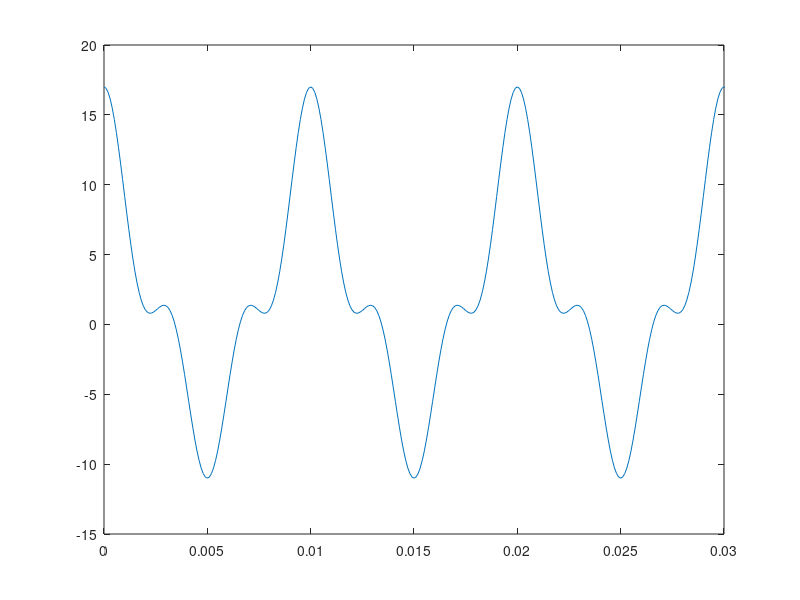
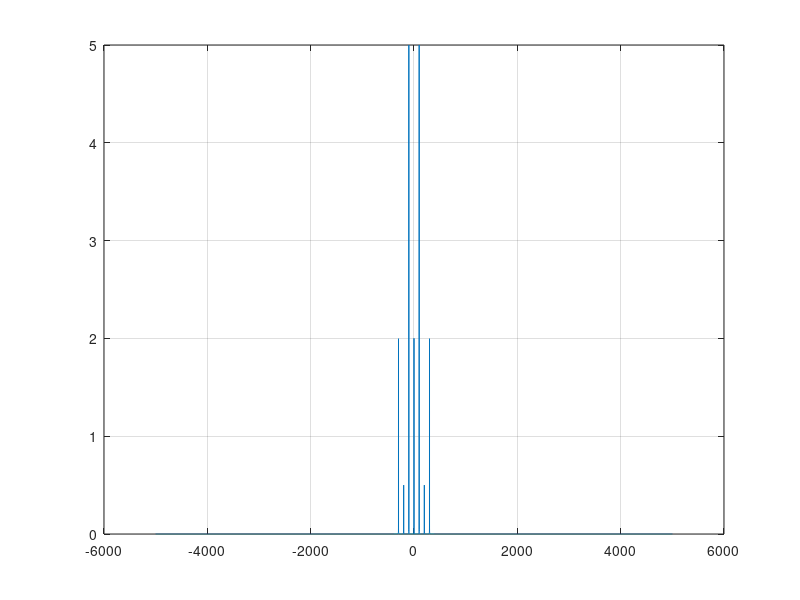

The MATLAB source for these figures, in order:
clc
clear all
close all

A1 = 10;
A2 = 1;
A3 = 4;

f1 = 100;
f2 = 200;
f3 = 300;

fs = 50*f2;
Ts = 1/fs;
T = 1/f1;

t_final = 2
t = [0:Ts:t_final];

x1_t = A1*cos(2*pi*f1*t);
x2_t = A2*cos(2*pi*f2*t);
x3_t = A3*cos(2*pi*f3*t);
x4_t = 2;

x_t = x1_t + x2_t + x3_t + x4_t;

X_f = fft(x_t)/length(x_t);
X_f = fftshift(X_f);
passo_f = 1/t_final;
f = [-fs/2:passo_f:fs/2];

figure(1)
plot(t,x_t)
xlim([0 3*T])

figure(2)
plot(f,abs(X_f))
grid on

%Calculo da potência
Pot_media_total = (1/length(x_t))*sum(x_t.^2)
Pot_AC = var(x_t)
Pot_DC = mean(x_t)^2
Valor_medio = (1/length(x_t))*sum(x_t)
